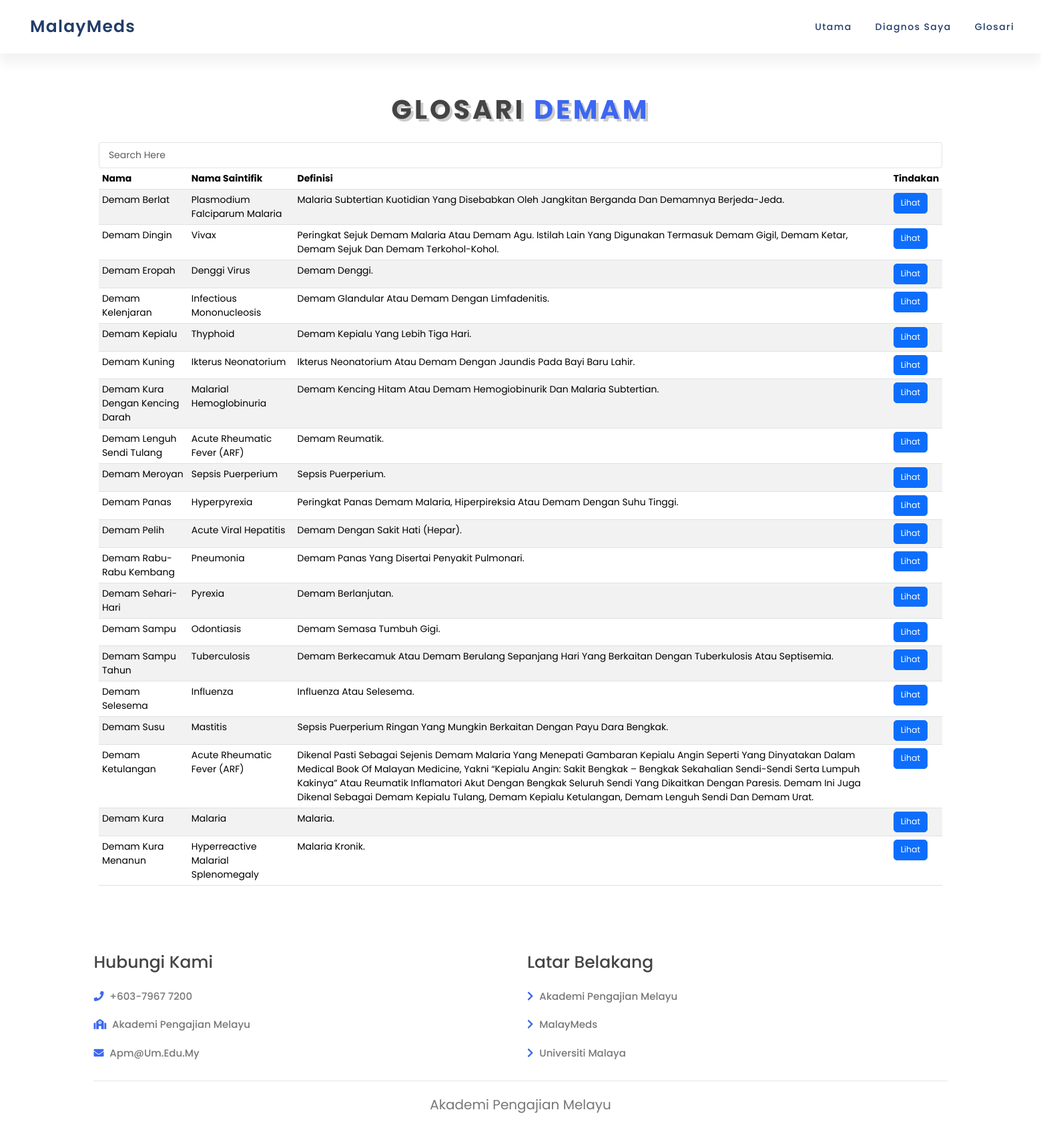
The app's page /searchfever with its own data.
### app.py (models this page shows)
class tbl_fever(db.Model):
  fever_id = db.Column(db.Integer, primary_key=True)
  fever_name = db.Column(db.String(255))
  fever_scname = db.Column(db.String(255))
  fever_def = db.Column(db.Text)
  fever_symptoms = db.Column(db.Text)
  herbs = db.relationship('tbl_herbs_fever', backref=db.backref('tbl_fever', cascade='all, delete-orphan', single_parent=True))
  methods = db.relationship('tbl_method_fever', backref=db.backref('tbl_fever', cascade='all, delete-orphan', single_parent=True))
  treatment = db.relationship('tbl_treatment', backref=db.backref('tbl_fever', cascade='all, delete-orphan', single_parent=True))

### app.py (the view)
@app.route('/searchfever')
def searchfever_page():
  ser_fever_data = tbl_fever.query.all()
  return render_template('searchfever.html', ser_fever_data=ser_fever_data)

### templates/searchfever.html (shortened to what this page needs)
<!DOCTYPE html>
<html lang="en">
<head>
    <link rel="stylesheet" href="{{ url_for('static', filename='css/style.css') }}">
    <link rel="stylesheet" href="https://cdnjs.cloudflare.com/ajax/libs/font-awesome/5.15.4/css/all.min.css">
    <link href="https://cdn.jsdelivr.net/npm/bootstrap@5.3.2/dist/css/bootstrap.min.css" rel="stylesheet">
</head>
<body>
    <header class="main-header">
        <a href="{{ url_for('dashboard') }}" class="logo">
            <span class="logo-text">MalayMeds</span>
        </a>
        <div class="group">
            <ul class="navigation">
                <li><a href="{{ url_for('dashboard') }}">Utama</a></li>
                <li><a href="{{ url_for('diagnoseme_page') }}">Diagnos Saya</a></li>
                <li>
                    <a href="#">Glosari</a>
                </li>
            </ul>
        </div>
    </header>
    <section class="services" id="services">
        <h1 class="page-heading"> glosari <span>demam</span> </h1>
        <div class="container search-table">
            <div class="row">
                <div>
                    <input type="text" name="search_text" id="search_text" class="form-control" placeholder="Search here" style="font-size: 14px;">
                </div>
            </div>
            <div id="result">
                <table class="table table-striped custab" style="font-size: 14px; margin-top: 0px;">
                    <thead>
                        <tr>
                            <th>Nama</th>
                            <th>Nama Saintifik</th>
                            <th>Definisi</th>
                            <th>Tindakan</th>
                        </tr>
                    </thead>
                    <tbody>
                        {% for row in ser_fever_data %}
                            <tr>
                                <td>{{row.fever_name}}</td>
                                <td>{{row.fever_scname}}</td>
                                <td>{{row.fever_def}}</td>
                                <td>
                                    <a href="{{ url_for('feverinformation_page', fever_id=row.fever_id) }}" class="btn btn-primary btn-lg">Lihat</a>
                                </td>
                            </tr>
                        {% endfor %}
                    </tbody>
                </table>
            </div>
        </div>
    </section>
    <section class="footer">
        <div class="box-container">
            <div class="box">
                <h3>Hubungi Kami</h3>
                <a href="#"><i class="fas fa-phone"></i> +603-7967 7200</a>
                <a href="https://apm.um.edu.my/"><i class="fas fa-school"></i> Akademi Pengajian Melayu</a>
                <a href="https://mail.google.com"><i class="fas fa-envelope"></i> apm@um.edu.my </a>
            </div>
            <div class="box">
                <h3>Latar Belakang</h3>
                <a href="https://apm.um.edu.my/sejarah-apm"><i class="fas fa-chevron-right"></i> Akademi Pengajian Melayu</a>
                <a href="#"><i class="fas fa-chevron-right"></i> MalayMeds</a>
                <a href="https://www.um.edu.my/"><i class="fas fa-chevron-right"></i> Universiti Malaya</a>
            </div>
        </div>
        <div class="credit">Akademi Pengajian Melayu</div>
    </section>
</body>
</html>

### static/css/style.css (style rules this page uses)
:root { --blue:#3d67f2; --black: #444; --light-color: #777; --box-shadow: .5rem .5rem 0 rgba(22, 160, 133, .2); --text-shadow: .4rem .4rem 0 rgba(0, 0, 0, .2); --border: .2rem solid var(--blue); }
* { margin: 0; padding: 0; box-sizing: border-box; font-family: 'Poppins', sans-serif; outline: none; border: none; text-transform: capitalize; transition: all .2s ease-out; text-decoration: none; }
body { background-color: #f6f6f7; min-height: 100vh; overflow-x: hidden; }
.main-header { position: absolute; top: 0; left: 0; width: 100%; height: 80px; background: #fff; padding: 20px 40px; display: flex; justify-content: space-between; align-items: center; box-shadow: 0 15px 15px rgba(0, 0, 0, 0.05); }
.logo { display: flex; align-items: center; color: #001f52dd; text-decoration: none; font-size: 2.5rem; font-weight: 530; text-transform: none; letter-spacing: 0.05em; }
.group { display: flex; align-items: center; }
.main-header ul { position: relative; display: flex; gap: 35px; margin: 0; }
.main-header ul li { list-style: none; }
.main-header ul li a { position: relative; text-decoration: none; font-size: 1.4rem; color: #001f52dd; letter-spacing: 0.1em; font-weight: 415; }
.main-header ul li a::before { content: ''; position: absolute; bottom: -2px; width: 100%; height: 2px; background: var(--blue); transform: scaleX(0); transition: transform 0.5s ease-in-out; transform-origin: right; }
html { font-size: 62.5%; overflow-x: hidden; scroll-padding-top: 7rem; scroll-behavior: smooth; }
section { padding: 4rem 9%; }
section:nth-child(odd) { background: #fff; }
.footer .box-container { display: grid; grid-template-columns: repeat(auto-fit, minmax(22rem, 1fr)); gap: 2rem; }
.footer .box-container .box h3 { font-size: 2.5rem; color: var(--black); padding: 1rem 0; }
.footer .box-container .box a { display: block; font-size: 1.5rem; color: var(--light-color); padding: 1rem 0; font-weight: 500; text-decoration: none; }
.footer .box-container .box a i { padding-right: .5rem; color: var(--blue); }
.footer .credit { padding: 1rem; padding-top: 2rem; margin-top: 2rem; text-align: center; font-size: 2rem; color: var(--light-color); border-top: .1rem solid rgba(0, 0, 0, .1); }
.page-heading { text-align: center; padding-bottom: 2rem; padding-top: 10rem; text-shadow: var(--text-shadow); text-transform: uppercase; color: var(--black); font-size: 4rem; letter-spacing: .4rem; font-weight: 700; }
.page-heading span { text-transform: uppercase; color: var(--blue); }
input[type="text"], input[type="email"] { padding: 8px 14px; }

### templates/searchfever.html (style rules this page uses)
.search-table { font-size: 14px; }

### records on screen
tbl_fever: fever_name "Demam Berlat", fever_scname "Plasmodium Falciparum Malaria", fever_def "Malaria Subtertian Kuotidian Yang Disebabkan Oleh Jangkitan Berganda Dan Demamnya Berjeda-Jeda."
tbl_fever: fever_name "Demam Dingin", fever_scname "Vivax", fever_def "Peringkat Sejuk Demam Malaria Atau Demam Agu. Istilah Lain Yang Digunakan Termasuk Demam Gigil, Demam Ketar, Demam Sejuk Dan Demam Terkohol-Kohol."
tbl_fever: fever_name "Demam Eropah", fever_scname "Denggi Virus", fever_def "Demam Denggi."
tbl_fever: fever_name "Demam Kelenjaran", fever_scname "Infectious Mononucleosis", fever_def "Demam Glandular Atau Demam Dengan Limfadenitis."
tbl_fever: fever_name "Demam Kepialu", fever_scname "Thyphoid", fever_def "Demam Kepialu Yang Lebih Tiga Hari."
tbl_fever: fever_name "Demam Kuning", fever_scname "Ikterus Neonatorium", fever_def "Ikterus Neonatorium Atau Demam Dengan Jaundis Pada Bayi Baru Lahir."
tbl_fever: fever_name "Demam Kura Dengan Kencing Darah", fever_scname "Malarial Hemoglobinuria", fever_def "Demam Kencing Hitam Atau Demam Hemogiobinurik Dan Malaria Subtertian."
tbl_fever: fever_name "Demam Lenguh Sendi Tulang", fever_scname "Acute Rheumatic Fever (ARF)", fever_def "Demam Reumatik."
tbl_fever: fever_name "Demam Meroyan", fever_scname "Sepsis Puerperium", fever_def "Sepsis Puerperium."
tbl_fever: fever_name "Demam Panas", fever_scname "Hyperpyrexia", fever_def "Peringkat Panas Demam Malaria, Hiperpireksia Atau Demam Dengan Suhu Tinggi."
tbl_fever: fever_name "Demam Pelih", fever_scname "Acute Viral Hepatitis", fever_def "Demam Dengan Sakit Hati (Hepar)."
tbl_fever: fever_name "Demam Rabu-Rabu Kembang", fever_scname "Pneumonia", fever_def "Demam Panas Yang Disertai Penyakit Pulmonari."
tbl_fever: fever_name "Demam Sehari-Hari", fever_scname "Pyrexia", fever_def "Demam Berlanjutan."
tbl_fever: fever_name "Demam Sampu", fever_scname "Odontiasis", fever_def "Demam Semasa Tumbuh Gigi."
tbl_fever: fever_name "Demam Sampu Tahun", fever_scname "Tuberculosis", fever_def "Demam Berkecamuk Atau Demam Berulang Sepanjang Hari Yang Berkaitan Dengan Tuberkulosis Atau Septisemia."
tbl_fever: fever_name "Demam Selesema", fever_scname "Influenza", fever_def "Influenza Atau Selesema."
tbl_fever: fever_name "Demam Susu", fever_scname "Mastitis", fever_def "Sepsis Puerperium Ringan Yang Mungkin Berkaitan Dengan Payu Dara Bengkak."
tbl_fever: fever_name "Demam Ketulangan", fever_scname "Acute Rheumatic Fever (ARF)", fever_def "Dikenal Pasti Sebagai Sejenis Demam Malaria Yang Menepati Gambaran Kepialu Angin Seperti Yang Dinyatakan Dalam Medical Book Of Malayan Medicine, Yakni “kepialu Angin: Sakit Bengkak – Bengkak Sekahalian Sendi-Sendi Serta Lumpuh Kakinya” Atau Reumatik Inflamatori Akut Dengan Bengkak Seluruh Sendi Yang Dikaitkan Dengan Paresis. Demam Ini Juga Dikenal Sebagai Demam Kepialu Tulang, Demam Kepialu Ketulangan, Demam Lenguh Sendi Dan Demam Urat."
tbl_fever: fever_name "Demam Kura", fever_scname "Malaria", fever_def "Malaria."
tbl_fever: fever_name "Demam Kura Menanun", fever_scname "Hyperreactive Malarial Splenomegaly", fever_def "Malaria Kronik."
